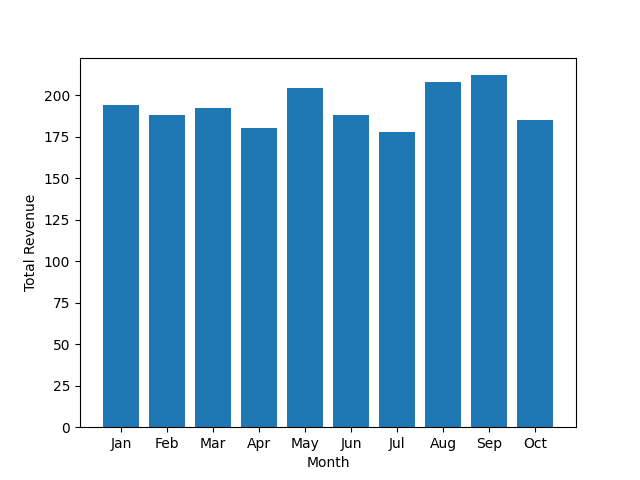
#> input picture data/samples/bar/1/1.png, 640 x 480 px, found by its file name
$ jupyter execute --allow-errors scatter_axis_value_extraction.ipynb
#> lines starting #> are read from the running program, lines starting #| are printed output that depends on the picture
[cell 1]
import cv2
import numpy as np
import matplotlib.pyplot as plt

[cell 2]
# [7 lines of commented-out code are left out]

[cell 3]
ImageNumber = 1

[cell 4]
# [4 lines of commented-out code are left out]
image = cv2.imread(f'c:\\College\\Sem 08\\Major Project\\Graphs\\Scatter\\Testing\\testImages\\{ImageNumber}\\{ImageNumber}.png')
#> image is the input picture: shape (480, 640, 3); mean B, G, R 223.7, 200.8, 167.8

[cell 5]
plt.imshow(cv2.cvtColor(image, cv2.COLOR_BGR2RGB))
plt.axis('off')
plt.show()

[cell 6]
ab = 7
bc = 7

[cell 7]
height, width, channels = image.shape
#> height = 480; width = 640; channels = 3
height_part = height//ab
#> height_part = 68
width_part = width//bc
#> width_part = 91

[cell 8]
first_verti = image[:, :width_part]
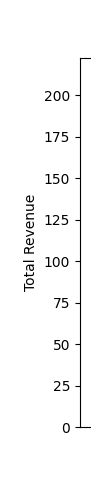
#> first_verti: shape (480, 91, 3); min 0, max 255, mean 247.2
last_hori = image[-height_part:, :]
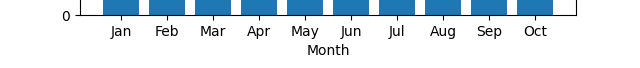
#> last_hori: shape (68, 640, 3); mean B, G, R 236.4, 228.9, 218

[cell 9]
cv2.imshow('First Vertical Strip', first_verti)
cv2.imshow('Last Horiontal Strip', last_hori)

cv2.waitKey(0)
cv2.destroyAllWindows()

[cell 10]
grey_first_verti = cv2.cvtColor(first_verti, cv2.COLOR_BGR2GRAY)
grey_last_hori = cv2.cvtColor(last_hori, cv2.COLOR_BGR2GRAY)
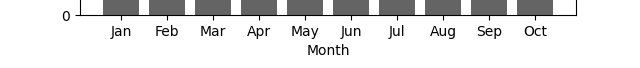
#> grey_last_hori: shape (68, 640); min 0, max 255, mean 226.5

cv2.imshow('Grey Scale Strip Verti', grey_first_verti)
cv2.imshow('Grey Scale Strip Horiz', grey_last_hori)

cv2.waitKey(0)
cv2.destroyAllWindows()
